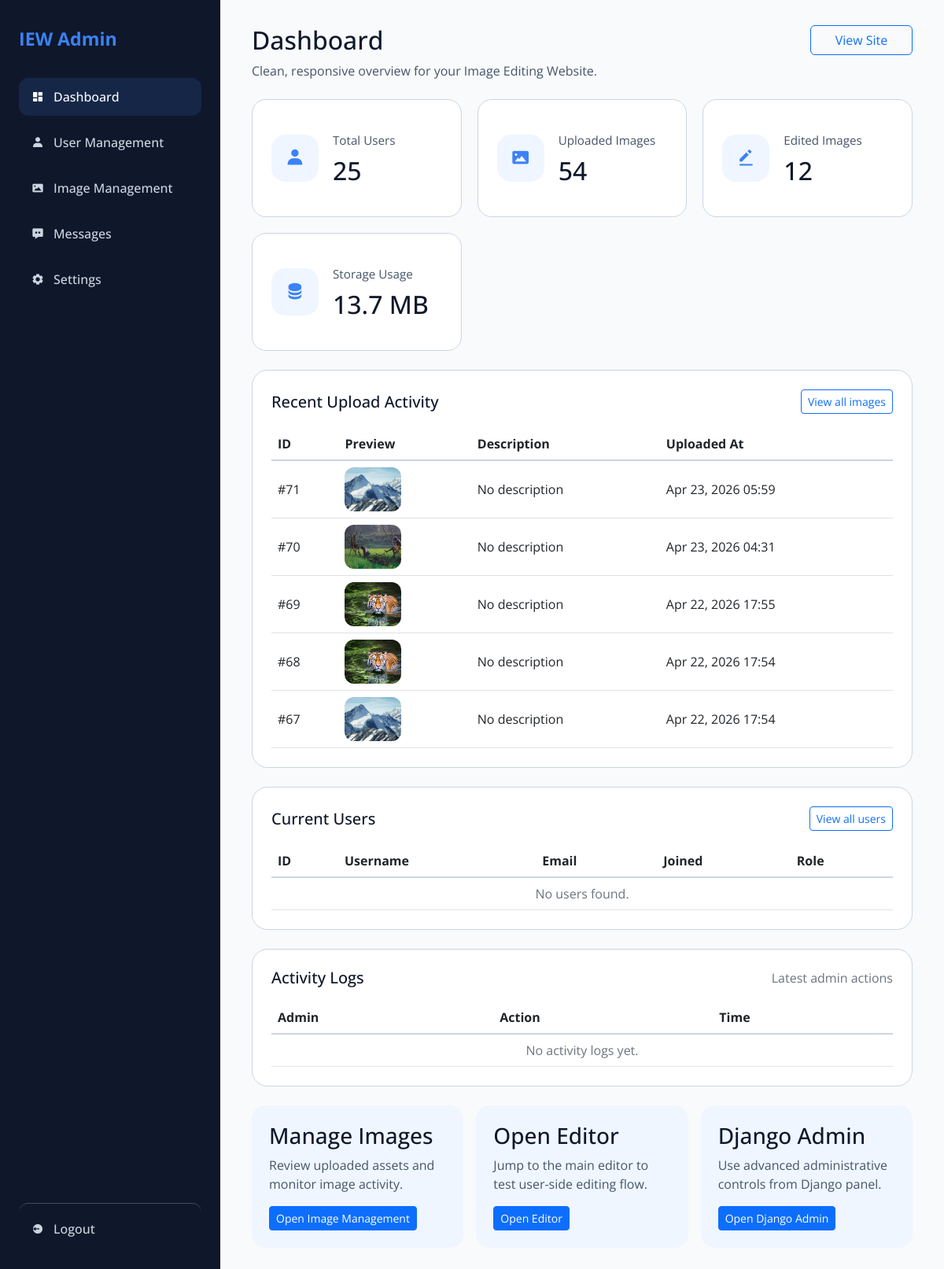
The app's page /admin-dashboard/ (signed in) with its own data.
### editingapp/models.py (models this page shows)
class SiteSetting(models.Model):
  site_name = models.CharField(max_length=120, default='IEW Admin')
  logo = models.ImageField(upload_to='site/', blank=True, null=True)
  updated_at = models.DateTimeField(auto_now=True)

class ImageUploadModel(models.Model):
  description = models.CharField(max_length=255, blank=True)
  document = models.ImageField(upload_to='images')
  uploaded_at = models.DateTimeField(auto_now_add=True)

### editingapp/views.py (the view)
# urls.py: path('admin-dashboard/', views.admin_dashboard, name='admin_dashboard'),
@admin_required
def admin_dashboard(request):
    total_users = User.objects.count()
    total_uploaded_images = ImageUploadModel.objects.count()
    total_edited_images = ImageUploadModel.objects.filter(description__gt='').count()
    recent_activity = ImageUploadModel.objects.order_by('-uploaded_at')[:5]
    storage_usage = _format_storage_usage()
    return render(request, 'admin_dashboard.html', {
        'total_users': total_users,
        'total_uploaded_images': total_uploaded_images,
        'total_edited_images': total_edited_images,
        'recent_activity': recent_activity,
        'storage_usage': storage_usage,
        'site_setting': _get_site_setting()
    })

### editingapp/views.py (called while the page is built)
def _get_site_setting():
  setting, _ = SiteSetting.objects.get_or_create(pk=1)
  return setting

def _format_storage_usage():
  total_bytes = 0
  for img in ImageUploadModel.objects.all():
    try:
      total_bytes += os.path.getsize(img.document.path)
    except Exception:
      continue
  if total_bytes < 1024:
    return f"{total_bytes} bytes"
  if total_bytes < 1024*1024:
    return f"{total_bytes//1024} KB"
  return f"{total_bytes / (1024*1024):.1f} MB"

def _admin_check(user):
  return user.is_active and (user.is_staff or user.is_superuser)

### editingapp/templates/admin_dashboard.html
{% extends 'admin_base.html' %}
{% block page_title %}Dashboard{% endblock %}
{% block content %}
<section class="dashboard-grid">
  <article class="stat-card">
    <div class="stat-card-icon"><i class='bx bxs-user'></i></div>
    <div>
      <p class="stat-label">Total Users</p>
      <h3>{{ total_users }}</h3>
    </div>
  </article>
  <article class="stat-card">
    <div class="stat-card-icon"><i class='bx bxs-image'></i></div>
    <div>
      <p class="stat-label">Uploaded Images</p>
      <h3>{{ total_uploaded_images }}</h3>
    </div>
  </article>
  <article class="stat-card">
    <div class="stat-card-icon"><i class='bx bxs-edit-alt'></i></div>
    <div>
      <p class="stat-label">Edited Images</p>
      <h3>{{ total_edited_images }}</h3>
    </div>
  </article>
  <article class="stat-card">
    <div class="stat-card-icon"><i class='bx bxs-data'></i></div>
    <div>
      <p class="stat-label">Storage Usage</p>
      <h3>{{ storage_usage }}</h3>
    </div>
  </article>
</section>
<section class="panel">
  <div class="panel-header">
    <h2>Recent Upload Activity</h2>
    <a href="{% url 'admin_images' %}" class="btn btn-outline-primary btn-sm">View all images</a>
  </div>
  <div class="table-responsive">
    <table class="table table-hover align-middle mb-0">
      <thead>
        <tr>
          <th>ID</th>
          <th>Preview</th>
          <th>Description</th>
          <th>Uploaded At</th>
        </tr>
      </thead>
      <tbody>
        {% for item in recent_activity %}
        <tr>
          <td>#{{ item.id }}</td>
          <td>
            <img src="{{ item.document.url }}" alt="Image {{ item.id }}" width="72" height="56" style="object-fit: cover;">
          </td>
          <td>{{ item.description|default:"No description" }}</td>
          <td>{{ item.uploaded_at|date:"M d, Y H:i" }}</td>
        </tr>
        {% empty %}
        <tr>
          <td colspan="4" class="text-center text-muted">No uploads yet.</td>
        </tr>
        {% endfor %}
      </tbody>
    </table>
  </div>
</section>
<section class="panel">
  <div class="panel-header">
    <h2>Current Users</h2>
    <a href="{% url 'admin_users' %}" class="btn btn-outline-primary btn-sm">View all users</a>
  </div>
  <div class="table-responsive">
    <table class="table table-hover align-middle mb-0">
      <thead>
        <tr>
          <th>ID</th>
          <th>Username</th>
          <th>Email</th>
          <th>Joined</th>
          <th>Role</th>
        </tr>
      </thead>
      <tbody>
        {% for user in recent_users %}
        <tr>
          <td>#{{ user.id }}</td>
          <td>{{ user.username }}</td>
          <td>{{ user.email|default:"-" }}</td>
          <td>{{ user.date_joined|date:"M d, Y H:i" }}</td>
          <td>
            {% if user.is_superuser %}
            <span class="badge bg-danger">Superuser</span>
            {% elif user.is_staff %}
            <span class="badge bg-primary">Staff</span>
            {% else %}
            <span class="badge bg-secondary">User</span>
            {% endif %}
          </td>
        </tr>
        {% empty %}
        <tr>
          <td colspan="5" class="text-center text-muted">No users found.</td>
        </tr>
        {% endfor %}
      </tbody>
    </table>
  </div>
</section>
<section class="panel">
  <div class="panel-header">
    <h2>Activity Logs</h2>
    <span class="text-muted">Latest admin actions</span>
  </div>
  <div class="table-responsive">
    <table class="table table-hover align-middle mb-0">
      <thead>
        <tr>
          <th>Admin</th>
          <th>Action</th>
          <th>Time</th>
        </tr>
      </thead>
      <tbody>
        {% for log in activity_logs %}
        <tr>
          <td>{{ log.admin_username }}</td>
          <td>{{ log.action }}</td>
          <td>{{ log.created_at|date:"M d, Y H:i" }}</td>
        </tr>
        {% empty %}
        <tr>
          <td colspan="3" class="text-center text-muted">No activity logs yet.</td>
        </tr>
        {% endfor %}
      </tbody>
    </table>
  </div>
</section>
<section class="quick-actions">
  <article class="quick-card">
    <h3>Manage Images</h3>
    <p>Review uploaded assets and monitor image activity.</p>
    <a href="{% url 'admin_images' %}" class="btn btn-primary btn-sm">Open Image Management</a>
  </article>
  <article class="quick-card">
    <h3>Open Editor</h3>
    <p>Jump to the main editor to test user-side editing flow.</p>
    <a href="{% url 'editor_view' %}" class="btn btn-primary btn-sm">Open Editor</a>
  </article>
  <article class="quick-card">
    <h3>Django Admin</h3>
    <p>Use advanced administrative controls from Django panel.</p>
    <a href="/admin/" class="btn btn-primary btn-sm">Open Django Admin</a>
  </article>
</section>
{% endblock %}

### editingapp/templates/admin_base.html (shortened to what this page needs)
{% load static %}
<!DOCTYPE html>
<html lang="en">
<head>
  <link href="{% static 'assets/vendor/bootstrap/css/bootstrap.min.css' %}" rel="stylesheet">
  <link href="{% static 'assets/vendor/boxicons/css/boxicons.min.css' %}" rel="stylesheet">
  <link href="{% static 'assets/css/admin.css' %}" rel="stylesheet">
</head>
<body class="admin-body">
  <div class="admin-shell">
    <aside class="admin-sidebar">
      <div class="admin-brand">
        <a href="{% url 'admin_dashboard' %}">
          {{ site_setting.site_name|default:'IEW Admin' }}
        </a>
      </div>
      <nav class="admin-nav">
        <a href="{% url 'admin_dashboard' %}" class="admin-nav-link {% if request.resolver_match.url_name == 'admin_dashboard' %}active{% endif %}"><i class='bx bxs-dashboard'></i> Dashboard</a>
        <a href="{% url 'admin_users' %}" class="admin-nav-link {% if request.resolver_match.url_name == 'admin_users' %}active{% endif %}"><i class='bx bxs-user'></i> User Management</a>
        <a href="{% url 'admin_images' %}" class="admin-nav-link {% if request.resolver_match.url_name == 'admin_images' %}active{% endif %}"><i class='bx bxs-image'></i> Image Management</a>
        <a href="{% url 'message_center' %}" class="admin-nav-link {% if request.resolver_match.url_name == 'message_center' %}active{% endif %}"><i class='bx bxs-message-dots'></i> Messages</a>
        <a href="{% url 'admin_settings' %}" class="admin-nav-link {% if request.resolver_match.url_name == 'admin_settings' %}active{% endif %}"><i class='bx bxs-cog'></i> Settings</a>
      </nav>
      <div class="admin-sidebar-foot">
        <a href="{% url 'logout_view' %}" class="admin-nav-link logout-link"><i class='bx bxs-log-out-circle'></i> Logout</a>
      </div>
    </aside>
    <main class="admin-main">
      <header class="admin-header">
        <div>
          <h1>{% block page_title %}Admin Panel{% endblock %}</h1>
          <p class="admin-subtitle">Clean, responsive overview for your Image Editing Website.</p>
        </div>
        <div class="admin-header-actions">
          <a href="/" class="btn btn-outline-primary">View Site</a>
        </div>
      </header>
      <section class="admin-content">
        {% block content %}{% endblock %}
      </section>
    </main>
  </div>
</body>
</html>

### editingapp/static/assets/css/admin.css (style rules this page uses)
:root { --admin-bg: #f8fafc; --surface: #ffffff; --surface-soft: #e2e8f0; --text-primary: #0f172a; --text-secondary: #475569; --primary: #3b82f6; --primary-soft: #eff6ff; --accent: #2563eb; --border: #cbd5e1; }
* { box-sizing: border-box; }
body.admin-body { margin: 0; font-family: 'Open Sans', sans-serif; background: var(--admin-bg); color: var(--text-primary); }
.admin-shell { display: flex; min-height: 100vh; }
.admin-sidebar { width: 280px; background: #0f172a; color: #e2e8f0; display: flex; flex-direction: column; padding: 32px 24px; }
.admin-brand { margin-bottom: 32px; }
.admin-brand a { color: var(--primary); font-size: 1.45rem; font-weight: 700; text-decoration: none; }
.admin-nav { display: flex; flex-direction: column; gap: 10px; }
.admin-nav-link { display: flex; align-items: center; gap: 12px; padding: 12px 16px; border-radius: 12px; color: #cbd5e1; text-decoration: none; font-weight: 500; transition: background 0.25s ease, color 0.25s ease; }
.admin-nav-link:hover, .admin-nav-link.active { background: rgba(59, 130, 246, 0.14); color: #f8fafc; }
.admin-sidebar-foot { margin-top: auto; }
.logout-link { border-top: 1px solid rgba(226, 232, 240, 0.26); padding-top: 20px; }
.admin-main { flex: 1; padding: 32px 40px; }
.admin-header { display: flex; align-items: flex-start; justify-content: space-between; gap: 16px; margin-bottom: 24px; }
.admin-header h1 { margin: 0; font-size: 2rem; }
.admin-subtitle { margin: 8px 0 0; color: var(--text-secondary); }
.admin-header-actions .btn { min-width: 130px; }
.admin-content { display: flex; flex-direction: column; gap: 24px; }
.dashboard-grid { display: grid; grid-template-columns: repeat(3, minmax(0, 1fr)); gap: 20px; }
.stat-card { background: var(--surface); border: 1px solid var(--border); border-radius: 18px; padding: 24px; display: flex; align-items: center; gap: 18px; min-height: 150px; }
.stat-card-icon { width: 60px; height: 60px; display: grid; place-items: center; border-radius: 18px; background: var(--primary-soft); color: var(--primary); font-size: 1.55rem; }
.stat-label { margin: 0 0 8px; color: var(--text-secondary); font-size: 0.95rem; }
.stat-card h3 { margin: 0; font-size: 2rem; }
.panel { background: var(--surface); border: 1px solid var(--border); border-radius: 20px; padding: 24px; }
.panel-header { margin-bottom: 18px; display: flex; align-items: center; justify-content: space-between; gap: 12px; }
.panel-header h2 { margin: 0; font-size: 1.25rem; }
.table-responsive { overflow-x: auto; }
.table thead th { border-bottom: 2px solid var(--border); }
.table td, .table th { vertical-align: middle; }
.table img { border-radius: 12px; }
.quick-actions { display: flex; flex-wrap: wrap; gap: 16px; }
.quick-card { flex: 1 1 240px; background: var(--primary-soft); border-radius: 18px; padding: 22px; min-height: 132px; }
.quick-card h3 { margin-top: 0; }
.quick-card p { margin-bottom: 16px; color: var(--text-secondary); }

### records on screen
SiteSetting: site_name "IEW Admin"
ImageUploadModel: id "71", document (picture), description "No description", uploaded_at "Apr 23, 2026 05:59"
ImageUploadModel: id "70", document (picture), description "No description", uploaded_at "Apr 23, 2026 04:31"
ImageUploadModel: id "69", document (picture), description "No description", uploaded_at "Apr 22, 2026 17:55"
ImageUploadModel: id "68", document (picture), description "No description", uploaded_at "Apr 22, 2026 17:54"
ImageUploadModel: id "67", document (picture), description "No description", uploaded_at "Apr 22, 2026 17:54"

### other values on screen
{{ total_users }} "25"
{{ total_uploaded_images }} "54"
{{ total_edited_images }} "12"
{{ storage_usage }} "13.7 MB"
